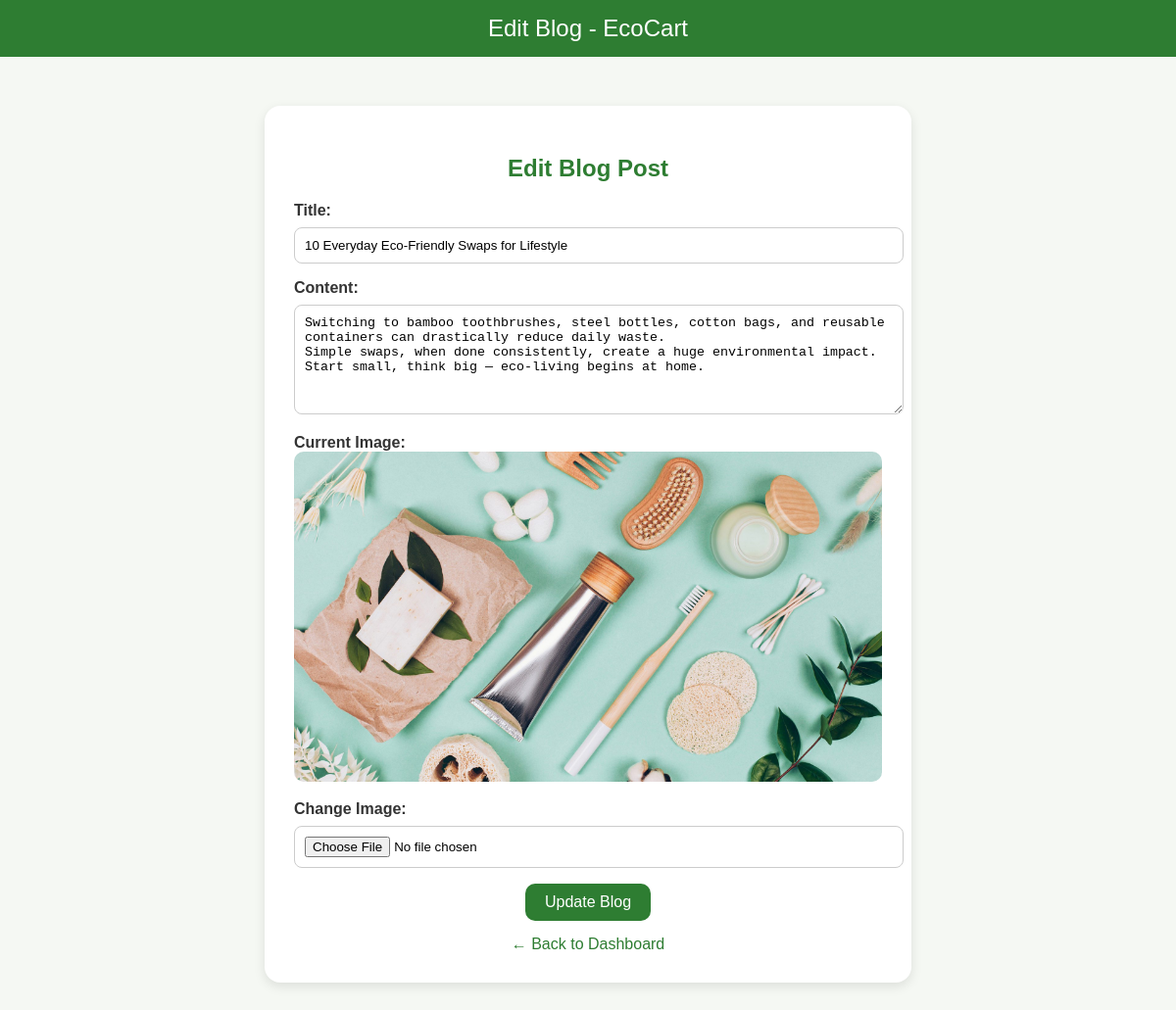
The app's page /edit-blog/1/ with its own data.
### app/models.py (models this page shows, shortened)
class Blog(models.Model):
    title = models.CharField(max_length=200)
    image = models.ImageField(upload_to='blog_images/', null=True, blank=True)
    author = models.CharField(max_length=100, default='EcoCart Team')
    date = models.DateField(auto_now_add=True)
    content = models.TextField()

### app/views.py (the view, shortened to what this page needs)
# urls.py: path('edit-blog/<int:blog_id>/', views.edit_blog, name='edit_blog'),
def edit_blog(request, blog_id):
    blog = get_object_or_404(Blog, id=blog_id)
    return render(request, 'edit_blog.html', {'blog': blog})

### templates/edit_blog.html (shortened to what this page needs)
<!DOCTYPE html>
<html lang="en">
<head>
</head>
<body>
    <header>Edit Blog - EcoCart</header>
    <div class="container">
        <h2>Edit Blog Post</h2>
        <form method="POST" enctype="multipart/form-data">
            <label>Title:</label>
            <input type="text" name="title" value="{{ blog.title }}" required>
            <label>Content:</label>
            <textarea name="content" rows="6" required>{{ blog.content }}</textarea>
            {% if blog.image %}
            <label>Current Image:</label>
            <img src="{{ blog.image.url }}" alt="{{ blog.title }}">
            {% endif %}
            <label>Change Image:</label>
            <input type="file" name="image">
            <button type="submit">Update Blog</button>
        </form>
        <a href="{% url 'admin_dashboard' %}">← Back to Dashboard</a>
    </div>
</body>
</html>

### templates/edit_blog.html (style rules this page uses)
body { font-family: "Poppins", sans-serif; background: #f5f8f3; margin: 0; }
header { background-color: #2e7d32; color: white; padding: 15px 0; text-align: center; font-size: 24px; }
.container { max-width: 600px; margin: 50px auto; background: white; padding: 30px; border-radius: 16px; box-shadow: 0 4px 12px rgba(0,0,0,0.1); }
h2 { text-align: center; color: #2e7d32; margin-bottom: 20px; }
label { font-weight: 600; color: #333; }
input[type="text"], textarea, input[type="file"] { width: 100%; padding: 10px; margin: 8px 0 16px; border-radius: 8px; border: 1px solid #ccc; }
button { background-color: #2e7d32; color: white; padding: 10px 20px; border: none; border-radius: 10px; cursor: pointer; font-size: 16px; display: block; margin: auto; }
img { width: 100%; border-radius: 10px; margin-bottom: 15px; }
a { display: inline-block; margin-top: 15px; text-decoration: none; color: #2e7d32; text-align: center; width: 100%; }

### records on screen
Blog: title "10 Everyday Eco-Friendly Swaps for Lifestyle", content "Switching to bamboo toothbrushes, steel bottles, cotton bags, and reusable containers can drastically reduce daily waste. Simple swaps, when done consistently, create a huge environmental impact. Start small, think big — eco-living begins at home.", image (picture)
